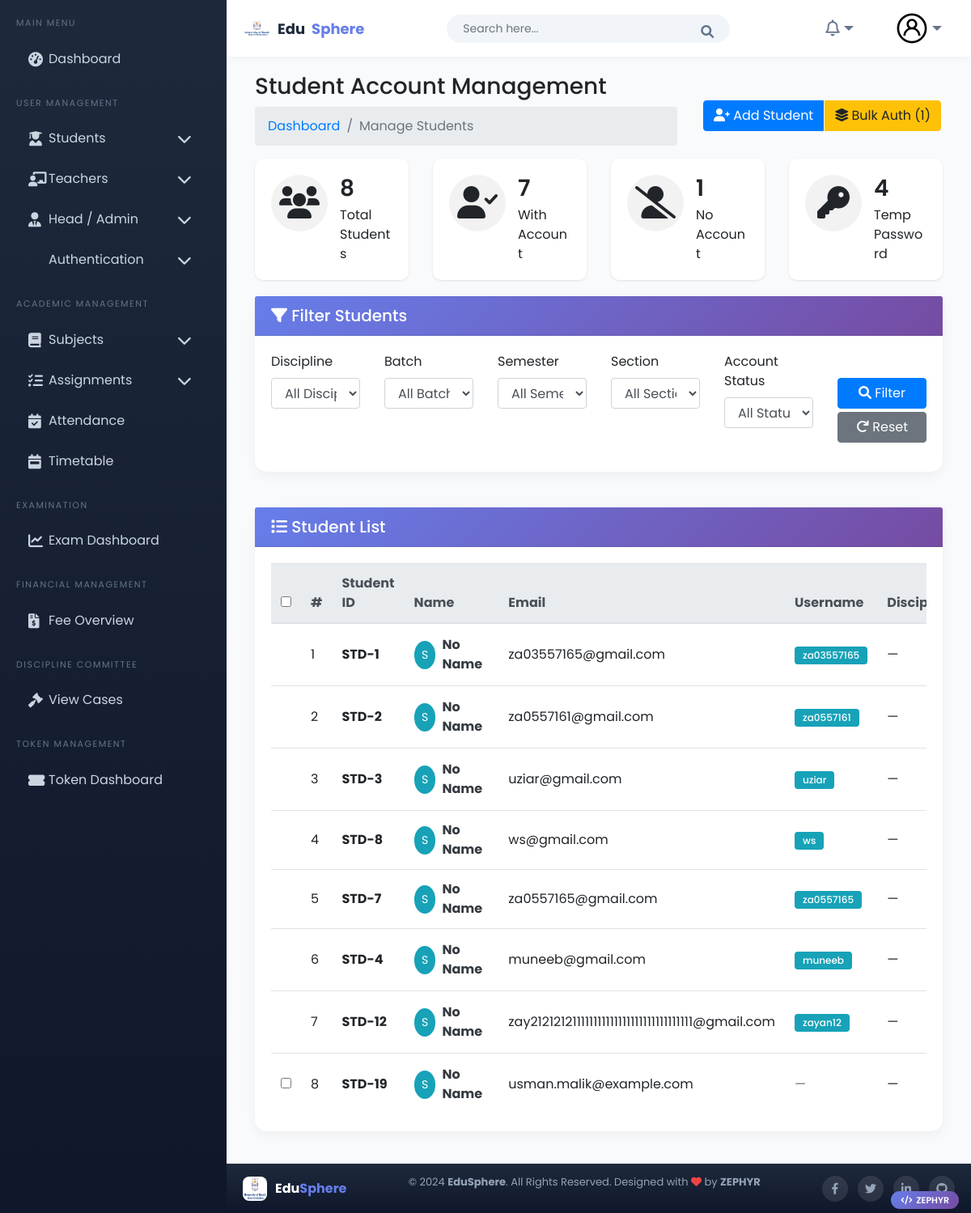
The app's page /home_auth/manage-students/ (signed in), older data.
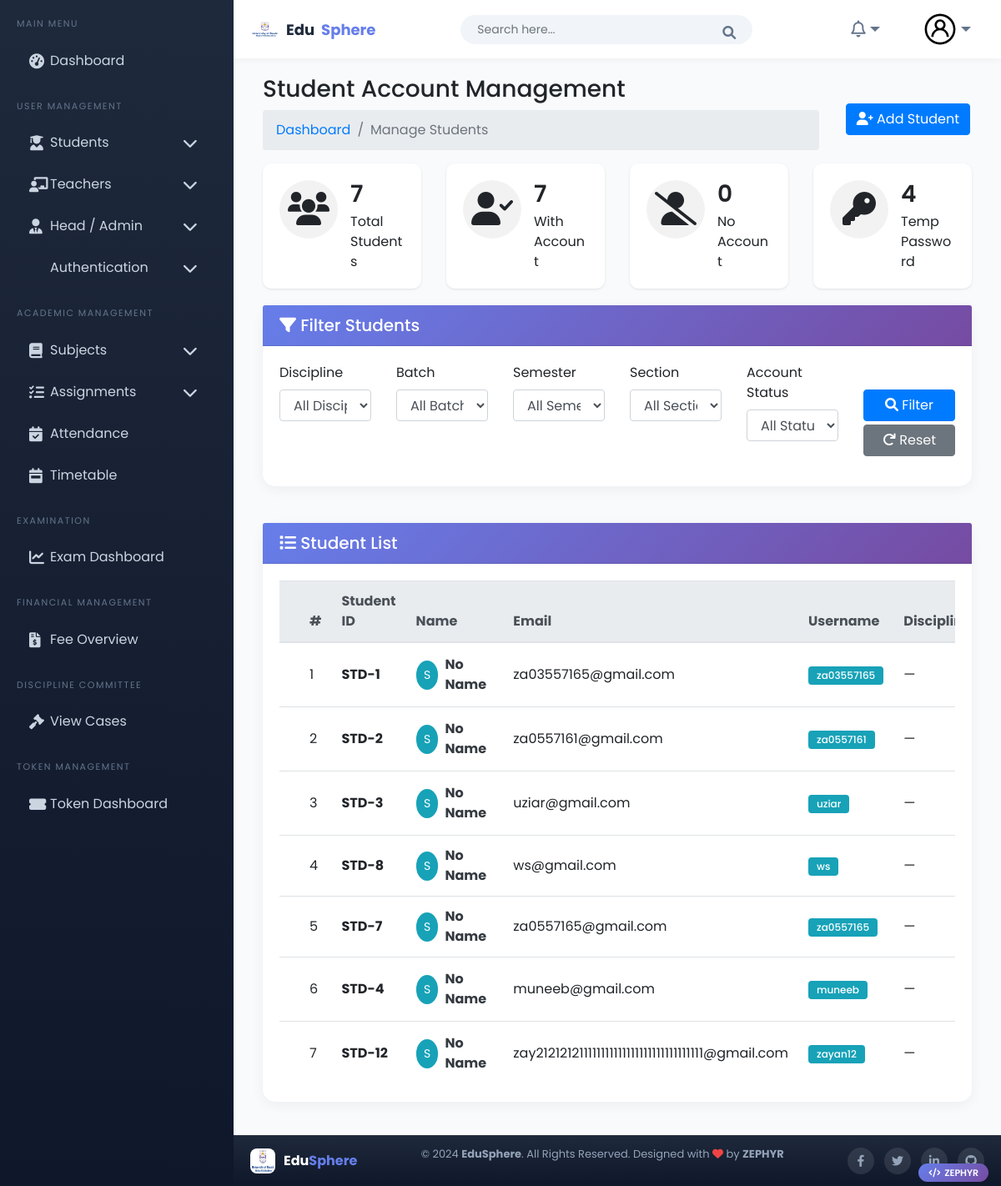
The same page, newer data.
### student/models.py (models this page shows, shortened)
class Student(models.Model):
    user = models.OneToOneField(CustomUser, on_delete=models.CASCADE, null=True, blank=True)
    GENDER_CHOICES = [
        ('M', 'Male'),
        ('F', 'Female'),
        ('O', 'Other'),
    ]
    first_name = models.CharField(max_length=50)
    last_name = models.CharField(max_length=50)
    student_id = models.CharField(max_length=20, unique=True)
    admission_number = models.CharField(max_length=20, unique=True)
    gender = models.CharField(max_length=1, choices=GENDER_CHOICES)
    dob = models.DateField()
    email = models.EmailField(unique=True)
    contact_number = models.CharField(max_length=15, blank=True)
    image = models.ImageField(upload_to='students/', blank=True, null=True)
    batch = models.ForeignKey(Batch, on_delete=models.CASCADE)
    semester = models.ForeignKey(Semester, on_delete=models.CASCADE)
    section = models.ForeignKey(Section, on_delete=models.CASCADE)
    discipline = models.ForeignKey(Discipline, on_delete=models.CASCADE)
    parent = models.OneToOneField(Parent, on_delete=models.CASCADE, related_name='student', null=True, blank=True)
    address = models.TextField()
    class Meta:
        ordering = ['batch', 'section', 'last_name']

### home_auth/models.py (models this page shows, shortened)
class CustomUser(AbstractUser):
    username = models.CharField(max_length=100, unique=True)
    email = models.EmailField(max_length=255, unique=True, db_index=True)
    is_authorized = models.BooleanField(default=False)
    login_token = models.CharField(max_length=6, blank=True, null=True)
    first_name = models.CharField(max_length=30, blank=True)
    last_name = models.CharField(max_length=30, blank=True)
    date_joined = models.DateTimeField(auto_now_add=True)
    is_student = models.BooleanField(default=False)
    is_admin = models.BooleanField(default=False)
    is_teacher = models.BooleanField(default=False)
    password_change_deadline = models.DateTimeField(blank=True, null=True)  # Keep but won't be used
    password_generated = models.BooleanField(default=False)
    temp_password = models.CharField(max_length=100, blank=True, null=True)
    groups = models.ManyToManyField(
        'auth.Group',
        related_name="+",
        blank=True
    )
    user_permissions = models.ManyToManyField(
        'auth.Permission',
        related_name="+",
        blank=True
    )

### home_auth/views.py (the view, shortened to what this page needs)
# urls.py: path('manage-students/', views.manage_students_view, name='manage_students_view'),
@login_required
def manage_students_view(request):
    if not (request.user.is_admin or request.user.is_superuser):
        messages.error(request, 'You do not have permission to access this page.')
        return redirect('dashboard')
    discipline_id = request.GET.get('discipline')
    batch_id = request.GET.get('batch')
    semester_id = request.GET.get('semester')
    section_id = request.GET.get('section')
    status_filter = request.GET.get('status')
    students = Student.objects.select_related('discipline', 'batch', 'semester', 'section', 'user').all()
    if discipline_id:
        students = students.filter(discipline_id=discipline_id)
    if batch_id:
        students = students.filter(batch_id=batch_id)
    if semester_id:
        students = students.filter(semester_id=semester_id)
    if section_id:
        students = students.filter(section_id=section_id)
    if status_filter == 'has_account':
        students = students.filter(user__isnull=False)
    elif status_filter == 'no_account':
        students = students.filter(user__isnull=True)
    elif status_filter == 'temp_password':
        students = students.filter(user__password_generated=True)
    total_students = students.count()
    students_with_account = students.filter(user__isnull=False).count()
    students_without_account = students.filter(user__isnull=True).count()
    students_with_temp_password = students.filter(user__password_generated=True).count()
    paginator = Paginator(students, 20)
    page_number = request.GET.get('page')
    students_page = paginator.get_page(page_number)
    context = {
        "disciplines": Discipline.objects.all(),
        "batches": Batch.objects.all(),
        "semesters": Semester.objects.all(),
        "sections": Section.objects.all(),
        "students": students_page,
        "total_students": total_students,
        "students_with_account": students_with_account,
        "students_without_account": students_without_account,
        "students_with_temp_password": students_with_temp_password,
        "user_type": "student"
    }
    return render(request, "authentication/register.html", context)

### home_auth/context_processors.py (called while the page is built, shortened)
def user_role_context(request):
    if request.user.is_authenticated:
        if hasattr(request.user, 'admin_profile') and request.user.admin_profile:
            role = request.user.admin_profile.role
            print(f"User Role from context processor: {role}")  # Debug print
            return {'user_role': role}
        if request.user.is_superuser:
            return {'user_role': 'superuser'}
    return {'user_role': None}

### templates/authentication/register.html (shortened to what the changed rows need)
{% extends 'Home/base.html' %}
{% load static %}
{% block body %}
<div class="page-wrapper">
    <div class="content container-fluid">
        <div class="page-header">
            <div class="row align-items-center">
                <div class="col-auto">
                    <div class="btn-group">
                        <a href="{% url 'add_student' %}" class="btn btn-primary">
                            <i class="fas fa-user-plus"></i> Add Student
                        </a>
                        {% if students_without_account > 0 %}
                        <button class="btn btn-warning" onclick="bulkAuthenticateAllNoAccount()">
                            <i class="fas fa-layer-group"></i> Bulk Auth ({{ students_without_account }})
                        </button>
                        {% endif %}
                    </div>
                </div>
            </div>
        </div>
        <div class="row">
            <div class="col-md-3">
                <div class="card dash-widget">
                    <div class="card-body">
                        <div class="dash-widget-info">
                            <h3>{{ total_students }}</h3>
                            <span>Total Students</span>
                        </div>
                    </div>
                </div>
            </div>
            <div class="col-md-3">
            </div>
            <div class="col-md-3">
                <div class="card dash-widget">
                    <div class="card-body">
                        <div class="dash-widget-info">
                            <h3>{{ students_without_account }}</h3>
                            <span>No Account</span>
                        </div>
                    </div>
                </div>
            </div>
            <div class="col-md-3">
            </div>
        </div>
        <div class="row mb-4">
            <div class="col-md-12">
            </div>
        </div>
        <div class="row">
            <div class="col-sm-12">
                <div class="card card-table">
                    <div class="card-header">
                    </div>
                    <div class="card-body">
                        <div class="table-responsive">
                            <table class="table table-hover table-center mb-0" id="studentsTable">
                                <thead class="thead-light">
                                    <tr>
                                        <th width="40">
                                            {% if students_without_account > 0 %}
                                            <input type="checkbox" id="selectAllNoAccount" title="Select all without account">
                                            {% endif %}
                                        </th>
                                        <th>#</th>
                                        <th>Student ID</th>
                                        <th>Name</th>
                                        <th>Email</th>
                                        <th>Username</th>
                                        <th>Discipline</th>
                                    </tr>
                                </thead>
                                <tbody>
                                    {% for student in students %}
                                    <tr id="student-row-{{ student.id }}" data-student-id="{{ student.id }}">
                                        <td>
                                            {% if not student.user %}
                                            <input type="checkbox" class="student-no-account" data-student-id="{{ student.id }}" data-student-name="{{ student.name|default:'Student' }}" data-student-email="{{ student.email }}">
                                            {% endif %}
                                        </td>
                                        <td>{{ forloop.counter }}</div>
                                        <td>
                                            <span class="font-weight-bold">STD-{{ student.id }}</span>
                                        </div>
                                        <td>
                                            <div class="d-flex align-items-center">
                                                <div class="avatar-img rounded-circle bg-info text-white d-flex align-items-center justify-content-center mr-2" style="width:35px;height:35px;">
                                                    <span style="font-size:14px;">{{ student.name|default:"S"|slice:":1"|upper }}</span>
                                                </div>
                                                <div>
                                                    <a href="#" class="font-weight-bold text-dark">
                                                        {{ student.name|default:"No Name" }}
                                                    </a>
                                                </div>
                                            </div>
                                        </div>
                                        <td>{{ student.email }}</div>
                                        <td>
                                            {% if student.user %}
                                            <span class="badge badge-info">{{ student.user.username }}</span>
                                            {% else %}
                                            <span class="text-muted">—</span>
                                            {% endif %}
                                        </div>
                                        <td>{{ student.discipline.name|default:"—" }}</div>
                                        <td>{{ student.batch.name|default:"—" }}</div>
                                        <td>{{ student.section.name|default:"—" }}</div>
                                        <td>
                                        <td class="text-right">
                                    </tr>
                                    {% endfor %}
{% endblock %}

Row changes from the older to the newer data that the page shows:
removed Student: id "19", name "S", name "No Name", email "usman.malik@example.com", discipline.name "—"
Text that changed along with them:
{{ total_students }}: "8" → "7"
{{ students_without_account }}: "1" → "0"
{{ students_without_account }}: "1" → (not shown)
form field value: "☐" → (not shown)
text no longer shown: "Bulk Auth ( )"
